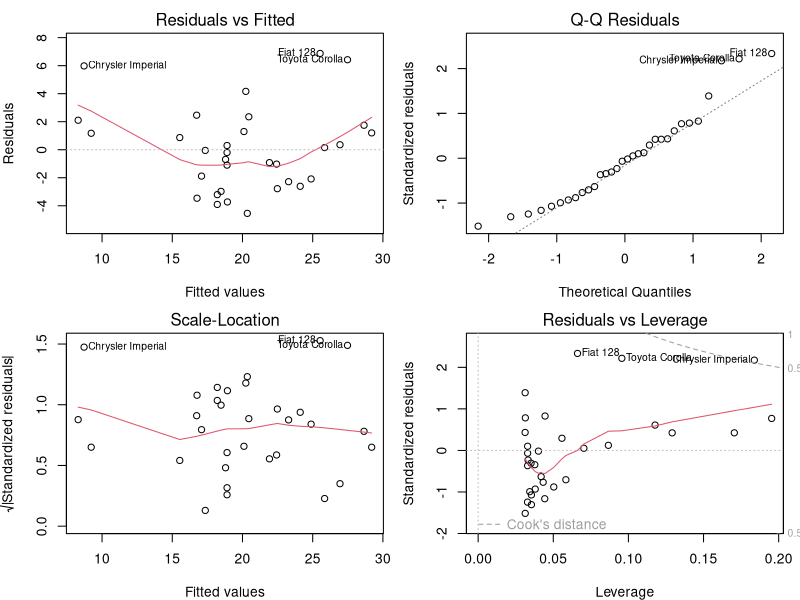
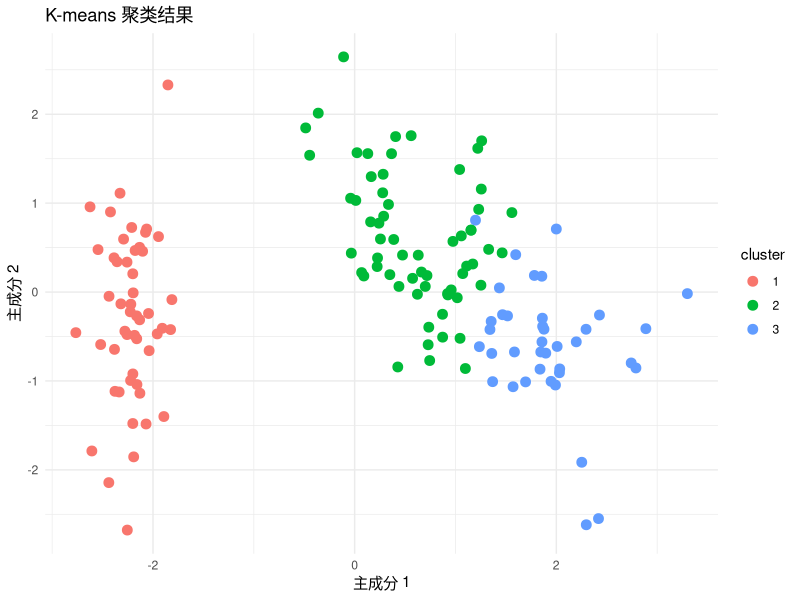

Write the R code that produced these figures, in order.
## ---- chunk 1
# 设置参数
n <- 1000  # 投掷次数
p <- 0.5   # 正面出现的概率

# 生成模拟数据
set.seed(123)  # 设置随机种子，保证结果可重复
flips <- rbinom(n, size = 1, prob = p)

# 统计正面出现的次数
heads <- sum(flips == 1)

# 计算正面出现的频率
frequency_heads <- heads / n

# 输出结果
cat("在", n, "次投掷硬币中，正面出现的次数为:", heads, "\n")
cat("正面出现的频率为:", frequency_heads, "\n")

# 显示结果表格
print(table(flips))

# 显示数学公式的期望值计算
cat("根据二项分布，期望值为: E[X] = n * p =", n * p, "\n")
## ---- chunk 2
# 设置图形的边距
par(mar = c(4, 4, 2, 1))  # 减小边距
# 设置图形排列为 2x2
par(mfrow = c(2, 2))

# 加载数据集
data(mtcars)
head(mtcars)

# 拟合线性回归模型
model <- lm(mpg ~ wt, data = mtcars)
summary(model)

# 绘制回归诊断图
plot(model)
## ---- chunk 3
# 数据准备

#我们将使用内置的 `iris` 数据集进行 K-means 聚类分析。

# 加载数据集
data(iris)
head(iris)

# 进行 K-means 聚类
set.seed(42)  # 设置随机种子以保证结果可重复
kmeans_result <- kmeans(iris[, -5], centers = 3)  # 去除类别列
table(kmeans_result$cluster, iris$Species)

library(ggplot2)
library(cluster)

# 主成分分析
pca <- prcomp(iris[, -5], scale. = TRUE)
pca_data <- data.frame(pca$x[, 1:2], cluster = as.factor(kmeans_result$cluster))

# 绘制聚类结果
ggplot(pca_data, aes(x = PC1, y = PC2, color = cluster)) +
  geom_point(size = 3) +
  labs(title = "K-means 聚类结果", x = "主成分 1", y = "主成分 2") +
  theme_minimal()

